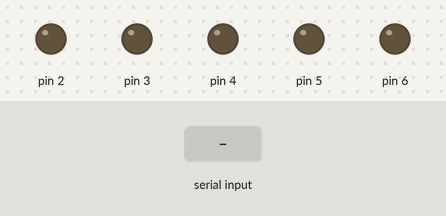
A sketch run on a simulated Arduino Uno, built with avr-gcc and run on an emulated ATmega328P. Parts: output pins drawn as LEDs (lit = HIGH). Dashed ring = blinking. The test bench sets the inputs (shaded band).

Above: at 1.2 s.
1.3 s: "90,45\n" received over Serial
At 2.8 s:
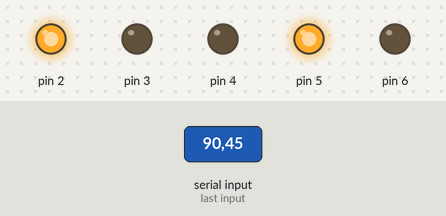
At 5.8 s:
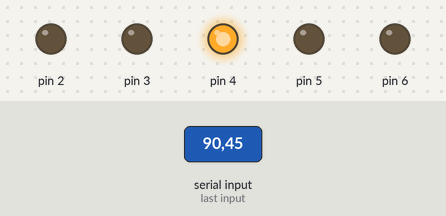
7.3 s: "30,150\n" received over Serial
At 10.7 s:
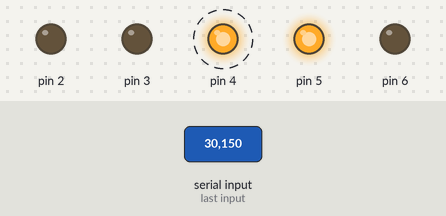
13.3 s: "200\n" received over Serial
16.3 s: "5\n" received over Serial
19.3 s: "90\n" received over Serial
Timing chart, 0 to 23.3 s (numbered marks = the images above; inputs shaded):
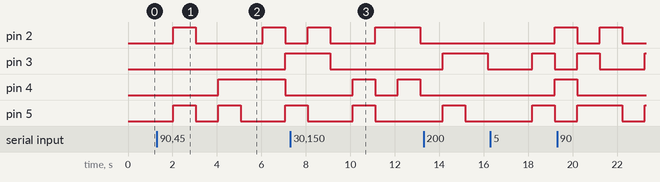

Measured:
- after the input at 1.3 s, pin 2: alternates HIGH for 1.0 s and LOW for 3.0 s, starting after 0.73 s; pin 3: LOW → HIGH after 5.8 s; pin 4: LOW → HIGH after 2.8 s, → LOW 3.0 s later; pin 5: goes HIGH 1.0 s, LOW 1.0 s, HIGH 1.0 s, LOW 2.0 s, then HIGH, starting after 0.73 s
- after the input at 7.3 s, pin 2: LOW → HIGH after 0.79 s, → LOW 1.0 s later, → HIGH 2.0 s later, → LOW 2.0 s later; pin 3: HIGH → LOW after 1.8 s; pin 4: alternates HIGH for 1.0 s and LOW for 1.0 s, starting after 2.8 s; pin 5: HIGH → LOW after 0.79 s, → HIGH 2.0 s later, → LOW 1.0 s later
- after the input at 16.3 s, pin 2, pin 4: LOW → HIGH after 2.9 s

The sketch:

sketch_jul04a.ino
```cpp
void setup()
{
  pinMode(2, OUTPUT);
  pinMode(3, OUTPUT);
  pinMode(4, OUTPUT);
  pinMode(5, OUTPUT);
  pinMode(6, OUTPUT);
  Serial.begin(9600);
}
 int income;
void loop()
{
   digitalWrite(6,LOW);
  delay(10);

  if(Serial.available()>0)
  {
    income=Serial.read();
  }
  income=income-'0';
   digitalWrite(2,income&0x1?HIGH:LOW);
  digitalWrite(3,income&(0x1<<1)?HIGH:LOW);
  digitalWrite(4,income&(0x1<<2)?HIGH:LOW);
  digitalWrite(5,income&(0x1<<3)?HIGH:LOW);
  delay(1000);


}
```
